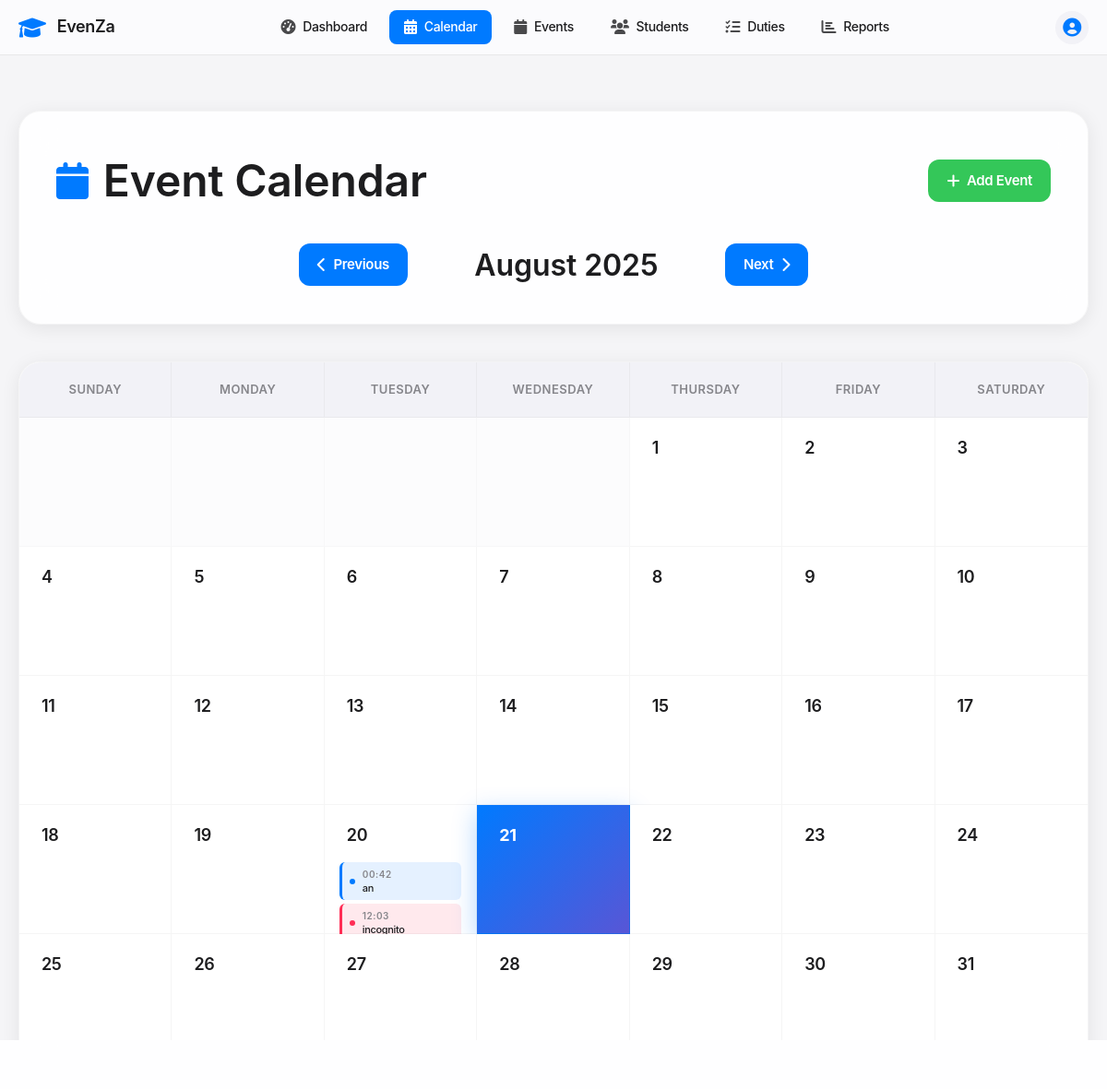
/calendar, run on an earlier commit of the app's database.
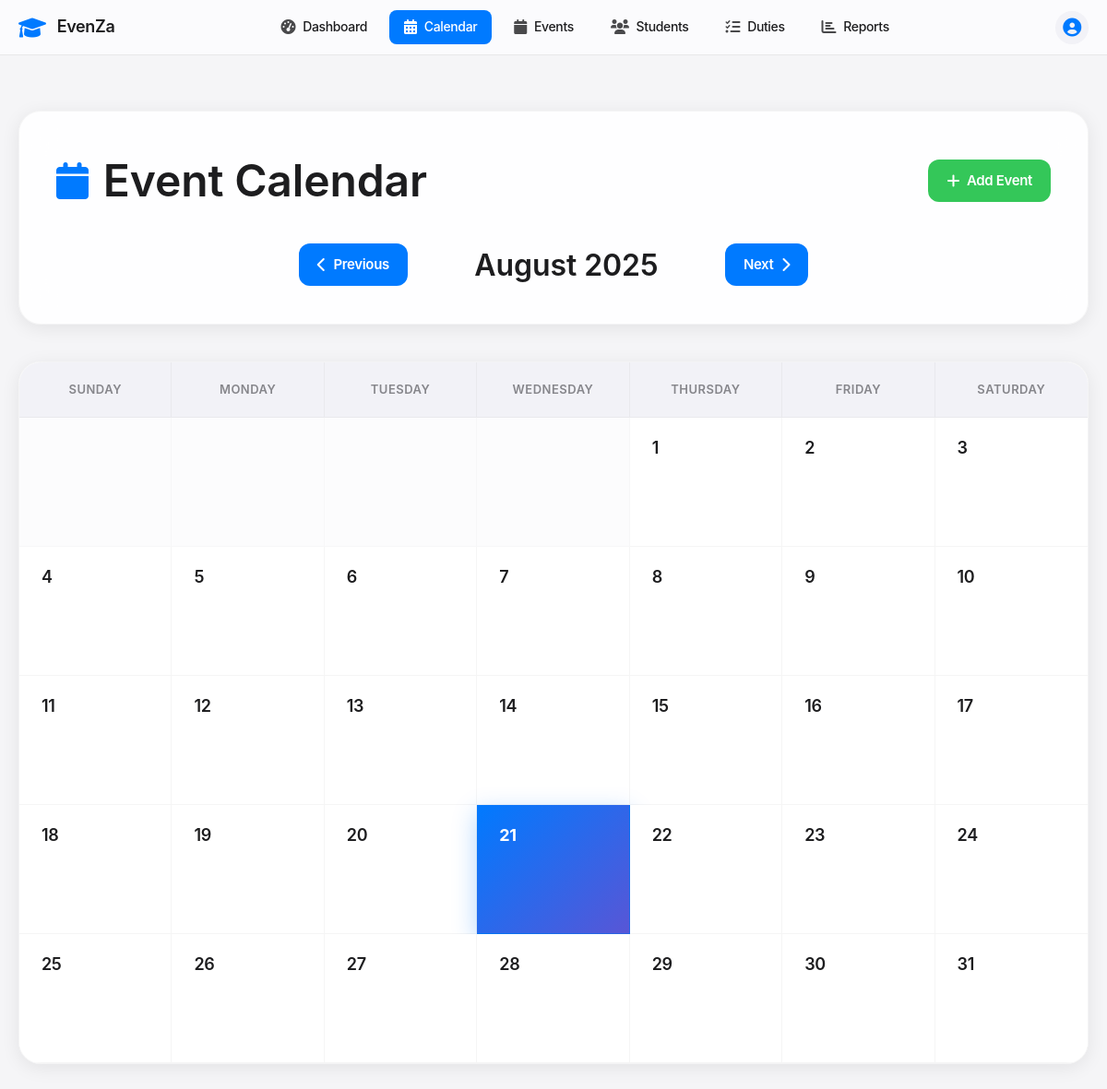
And on a later commit of the database.
### tables this page shows
CREATE TABLE events (
            id INTEGER PRIMARY KEY AUTOINCREMENT,
            name TEXT NOT NULL,
            type TEXT NOT NULL,
            event_date DATE NOT NULL,
            start_time TIME NOT NULL,
            end_time TIME NOT NULL,
            venue TEXT NOT NULL,
            description TEXT,
            host_school TEXT NOT NULL,
            participating_schools TEXT,
            status TEXT DEFAULT 'upcoming',
            created_at TIMESTAMP DEFAULT CURRENT_TIMESTAMP
        );

### app.py (the view)
@app.route('/calendar')
def calendar_view():
    year = int(request.args.get('year', datetime.now().year))
    month = int(request.args.get('month', datetime.now().month))
    calendar_data = get_calendar_data(year, month)
    return render_template('calendar.html', **calendar_data)

### app.py (called while the page is built)
def get_db_connection():
    conn = sqlite3.connect('events.db')
    conn.row_factory = sqlite3.Row
    return conn

### templates/calendar.html (shortened to what the changed rows need)
<!DOCTYPE html>
<html lang="en">
<head>
    <link href="https://cdnjs.cloudflare.com/ajax/libs/font-awesome/6.0.0/css/all.min.css" rel="stylesheet">
</head>
<body>
    <div class="calendar-container">
        <div class="container">
            <div class="calendar-header fade-in">
                <div class="header-content">
                    <h1 class="main-title">
                        <i class="fas fa-calendar calendar-icon"></i>
                        Event Calendar
                    </h1>
                </div>
                <div class="calendar-navigation">
                    <h2 class="current-month">{{ month_name }} {{ year }}</h2>
                </div>
            </div>
            <div class="calendar-wrapper fade-in">
                <div class="calendar-grid">
                    <div class="calendar-days">
                        {% for week in calendar %}
                            {% for day in week %}
                                {% if day != 0 %}
                                    <div class="calendar-day {% if day == datetime.now().day and month == datetime.now().month and year == datetime.now().year %}today{% endif %}">
                                        <div class="day-header">
                                            <div class="day-number">
                                                <a href="{{ url_for('day_events', year=year, month=month, day=day) }}">{{ day }}</a>
                                            </div>
                                        </div>
                                        <div class="day-events">
                                            {% set day_str = year ~ '-' ~ (month|string).zfill(2) ~ '-' ~ (day|string).zfill(2) %}
                                            {% if events_by_date.get(day_str) %}
                                                {% for event in events_by_date[day_str][:3] %}
                                                    <div class="event-item event-type-{{ loop.index0 % 4 }}">
                                                        <div class="event-indicator"></div>
                                                        <div class="event-content">
                                                            <span class="event-time">{{ event.start_time[:5] }}</span>
                                                            <span class="event-name">{{ event.name[:16] }}{% if event.name|length > 16 %}...{% endif %}</span>
                                                        </div>
                                                    </div>
                                                {% endfor %}
                                            {% endif %}
                                        </div>
                                    </div>
                                {% else %}
                                    <div class="calendar-day empty"></div>
                                {% endif %}
                            {% endfor %}
                        {% endfor %}
                    </div>
                </div>
            </div>
        </div>
    </div>
</body>
</html>

What changed in the data, as far as the page shows it:
removed events: start_time "00:42", name "an"
removed events: start_time "12:03", name "incognito"
